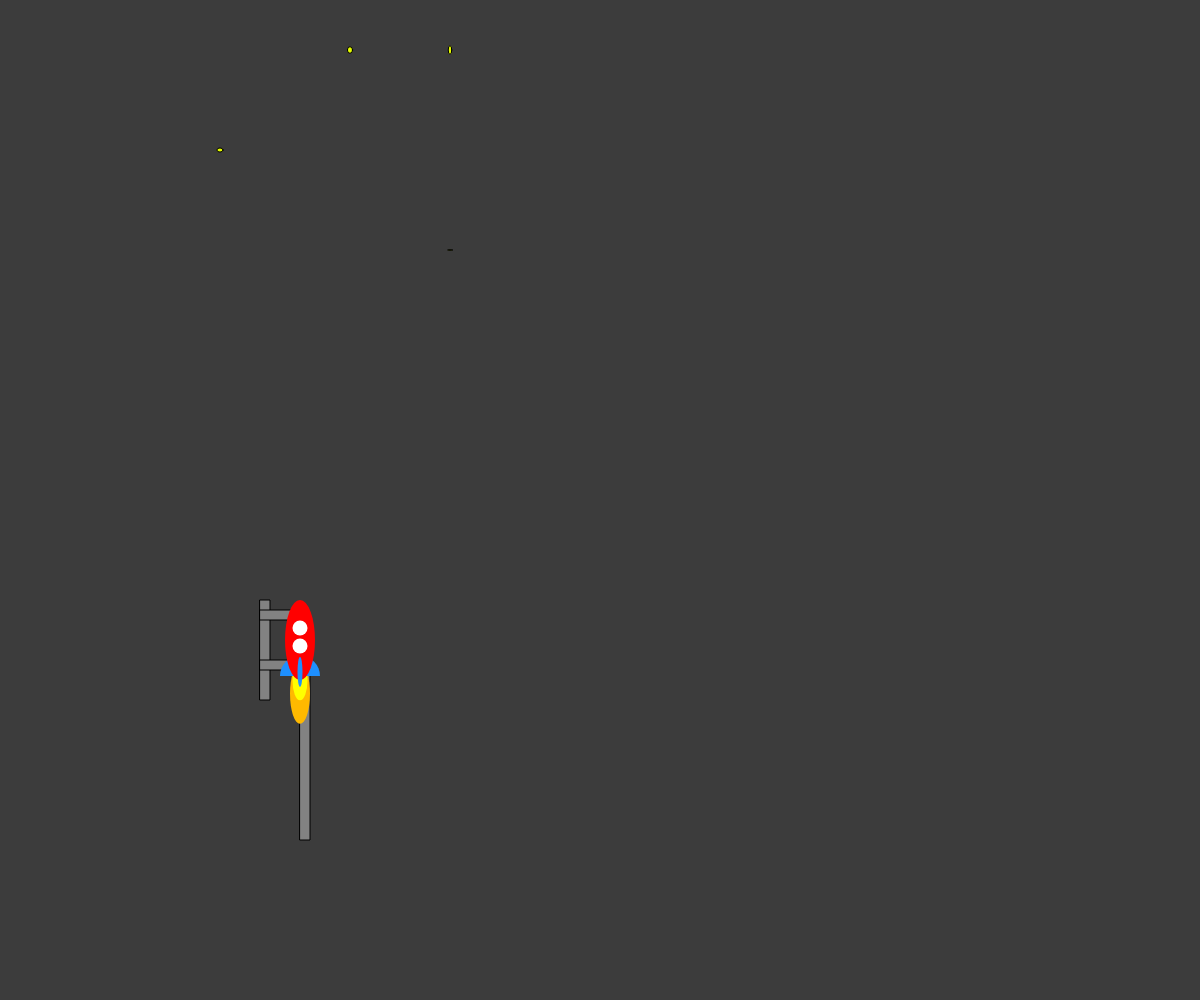
Frame 1 (no input)
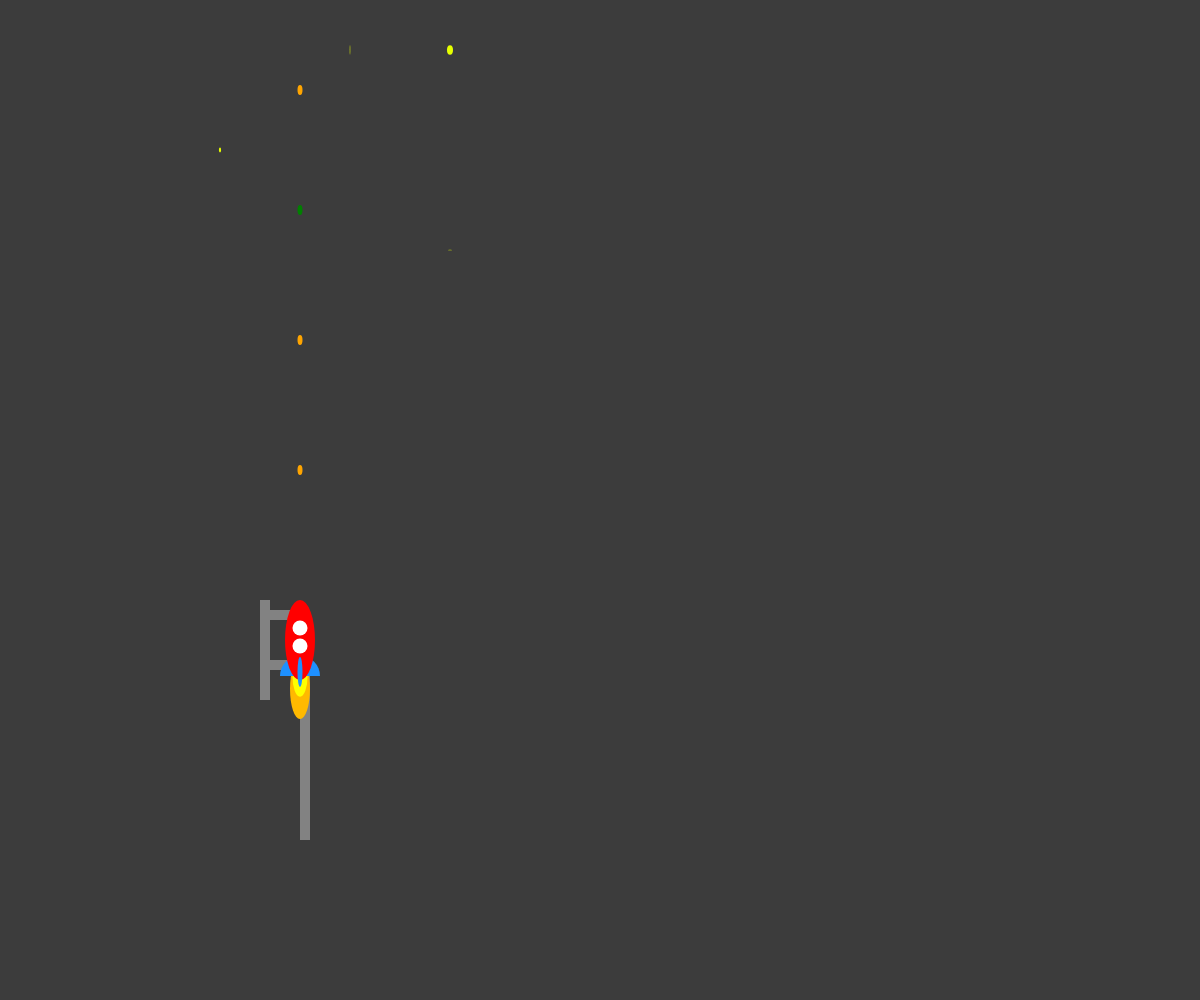
Frame 60 (no input)
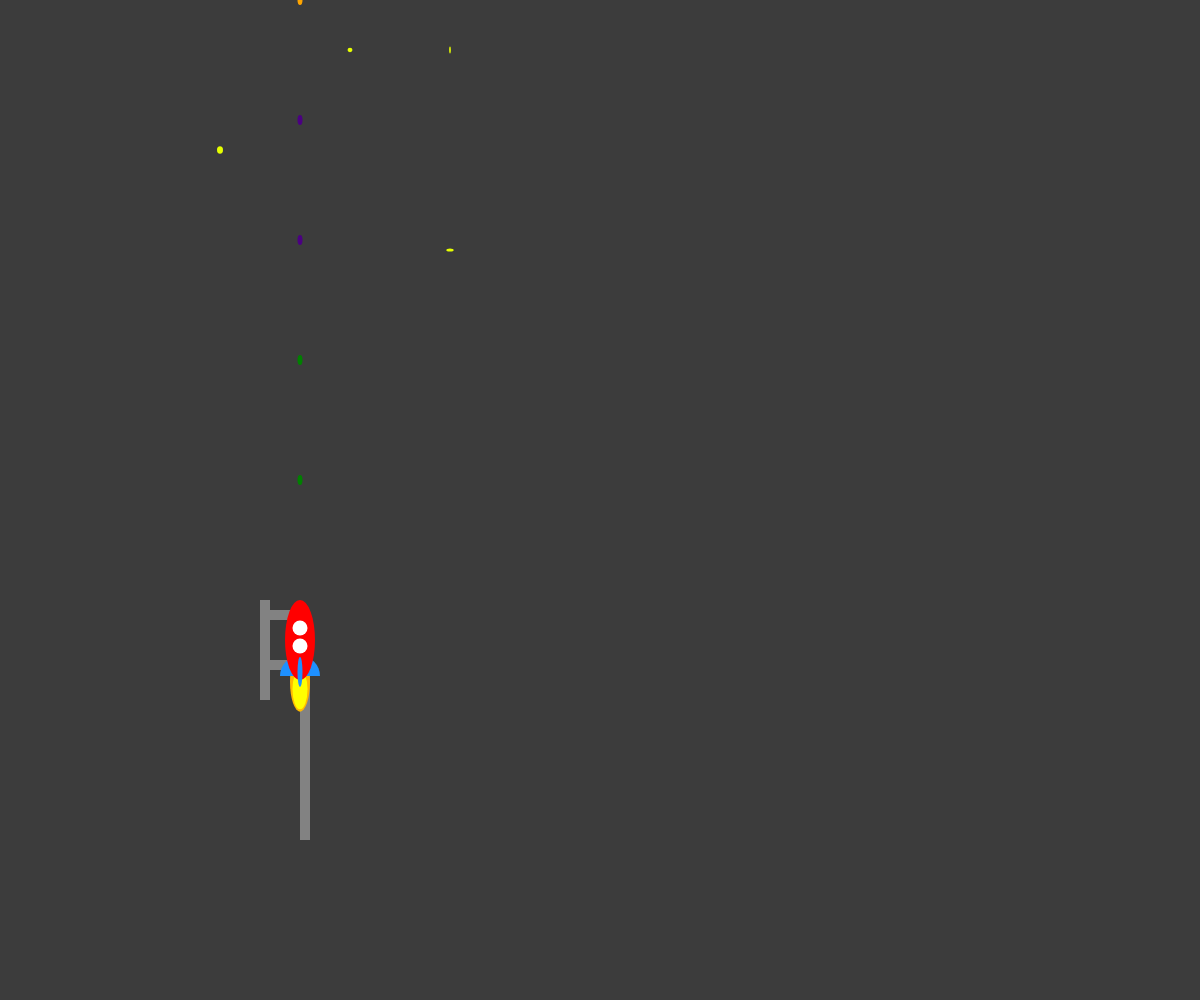
Frame 120 (the mouse pressed at the canvas centre since frame 60)

The p5.js sketch that drew these frames (run headless with seeded random() and noise() and a simulated clock; from frame 60 on, the mouse is pressed at the canvas centre):

// p5.js sketch
// ── sketch.js
let x;
let y;
let stars;
let scroll;
let isUp;
let isDown;
let isRight;
let isLeft;
let bullets; // 存儲所有子彈的陣列
let lastBulletTime; // 上一顆子彈的生成時間
let bulletInterval = 1000 / 5; // 子彈生成間隔（毫秒）
let bulletColors = [ "#FFA500",  "#008000", "#4B0082"]; // 子彈顏色

function setup() {
  createCanvas(windowWidth, windowHeight);
  scroll = 0;
  
  isUp = false;
  isDown = false;
  isRight = false;
  isLeft = false;
 
  x = 300;
  y = 640;

  stars = [500, 300, 0, -200, -400, -600, -800, -1000, -1200, -1400, -1600, -1800, -2000, -2400, -2800, -3000, -3200, -3600, -3800, -4000];

  bullets = [];
  lastBulletTime = millis();
}

function draw() {
  background(60);

  push();
  translate(0, scroll);
  for (let i = 0; i < stars.length; i++) {
    fill(230, 255, 0);
    ellipse(50, stars[i] - 730, random(10, -10), random(10, -10));
    ellipse(150 + i, stars[i] - 850, random(10, -10), random(10, -10));
    ellipse(220, stars[i] - 350, random(10, -10), random(10, -10));
    ellipse(350 - i, stars[i] - 450, random(10, -10), random(10, -10));
    ellipse(450, stars[i] - 250, random(10, -10), random(10, -10));
    ellipse(580, stars[i] - 680, random(10, -10), random(10, -10));
  }

  fill(130);
  rect(260, 600, 10, 100);
  rect(260, 610, 40, 10);
  rect(260, 660, 50, 10);
  rect(300, 640, 10, 200);
  pop();

  // 繪製火箭
  drawRocket(x, y);

  // 更新和繪製子彈
  updateBullets();
  drawBullets();

  // 控制火箭移動
  moveRocket();
}

// 繪製火箭
function drawRocket(x, y) {
  noStroke();
  fill(255, 185, 0);
  ellipse(x, y + random(35, 55), 20, 60);
  fill(255, 255, 0);
  ellipse(x, y + random(35, 50), 15, 40);

  fill(30, 144, 255);
  arc(x, y + 36, 40, 40, PI, 0, CHORD);
  
  fill(255, 0, 0);
  ellipse(x, y, 30, 80);
  
  fill(255);
  ellipse(x, y - 12, 15, 15);
  ellipse(x, y + 6, 15, 15);
  
  fill(30, 144, 255);
  ellipse(x, y + 32, 5, 30);
}

// 更新子彈的位置
function updateBullets() {
  for (let i = bullets.length - 1; i >= 0; i--) {
    bullets[i].update();
    if (bullets[i].y < 0) { // 子彈超出畫面，從陣列中刪除
      bullets.splice(i, 1);
    }
  }
}

// 繪製子彈
function drawBullets() {
  for (let bullet of bullets) {
    bullet.draw();
  }
}

// 控制火箭移動
function moveRocket() {
  if (isUp && y > height * 0.2) {
    y -= 5;
  } else if (isUp && y <= height * 0.2) {
    scroll += 5;
  }

  if (isDown && y < height * 0.8) {
    y += 5;
  } else if (isDown && y >= height * 0.8) {
    scroll += 5;
  }

  if (isRight && x < width * 0.8) {
    x += 5;
  } else if (isRight && x >= width * 0.8) {
    scroll += 5;
  }

  if (isLeft && x > width * 0.2) {
    x -= 5;
  } else if (isLeft && x <= width * 0.2) {
    scroll += 5;
  }
}

// 按下按鍵
function keyPressed() {
  if (keyCode === UP_ARROW) {
    isUp = true;
  }
  if (keyCode === DOWN_ARROW) {
    isDown = true;
  }
  if (keyCode === RIGHT_ARROW) {
    isRight = true;
  }
  if (keyCode === LEFT_ARROW) {
    isLeft = true;
  }
}

// 釋放按鍵
function keyReleased() {
  if (keyCode === UP_ARROW) {
    isUp = false;
  }
  if (keyCode === DOWN_ARROW) {
    isDown = false;
  }
  if (keyCode === RIGHT_ARROW) {
    isRight = false;
  }
  if (keyCode === LEFT_ARROW) {
    isLeft = false;
  }
}

// 定義子彈類別
class Bullet {
  constructor(x, y, color) {
    this.x = x;
    this.y = y;
    this.color = color;
    this.speed = 10;
  }

  // 更新子彈位置
  update() {
    this.y -= this.speed;
  }

  // 繪製子彈
  draw() {
    noStroke();
    fill(this.color);
    ellipse(this.x, this.y, 5, 10);
  }
}

// 生成子彈
function generateBullet() {
  let color = bulletColors[Math.floor(random(bulletColors.length))];
  let bullet = new Bullet(x, y - 80, color);
  bullets.push(bullet);
}

// 在定時器間隔內生成子彈
function checkBulletGeneration() {
  if (millis() - lastBulletTime > bulletInterval) {
    generateBullet();
    lastBulletTime = millis();
  }
}

// 程式執行入口
function draw() {
  background(60);

  // 捲動背景
  push();
  translate(0, scroll);
  for (let i = 0; i < stars.length; i++) {
    fill(230, 255, 0);
    ellipse(50, stars[i] - 730, random(10, -10), random(10, -10));
    ellipse(150 + i, stars[i] - 850, random(10, -10), random(10, -10));
    ellipse(220, stars[i] - 350, random(10, -10), random(10, -10));
    ellipse(350 - i, stars[i] - 450, random(10, -10), random(10, -10));
    ellipse(450, stars[i] - 250, random(10, -10), random(10, -10));
    ellipse(580, stars[i] - 680, random(10, -10), random(10, -10));
  }

  // 火箭站台
  fill(130);
  rect(260, 600, 10, 100);
  rect(260, 610, 40, 10);
  rect(260, 660, 50, 10);
  rect(300, 640, 10, 200);
  pop();

  // 繪製火箭
  drawRocket(x, y);

  // 更新和繪製子彈
  updateBullets();
  drawBullets();

  // 控制火箭移動
  moveRocket();

  // 生成子彈
  checkBulletGeneration();
}
